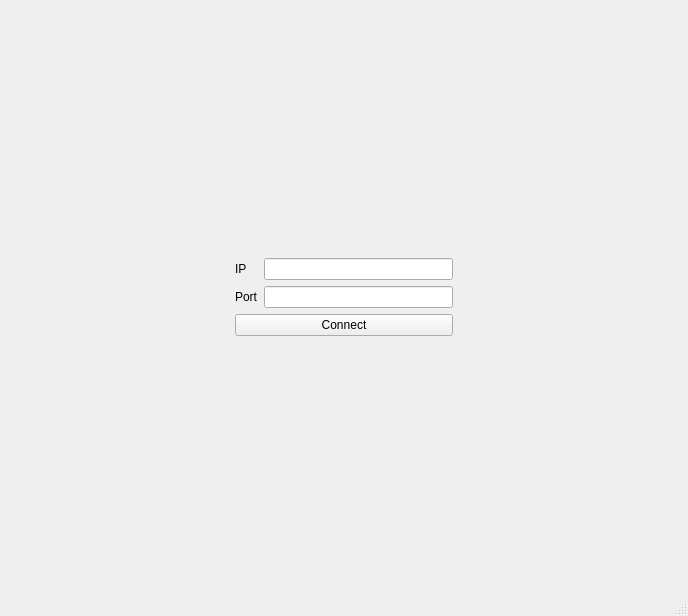
<?xml version="1.0" encoding="UTF-8"?>
<ui version="4.0">
 <class>MainWindow</class>
 <widget class="QMainWindow" name="MainWindow">
  <property name="geometry">
   <rect>
    <x>0</x>
    <y>0</y>
    <width>688</width>
    <height>616</height>
   </rect>
  </property>
  <property name="minimumSize">
   <size>
    <width>0</width>
    <height>0</height>
   </size>
  </property>
  <property name="windowTitle">
   <string>MainWindow</string>
  </property>
  <widget class="QWidget" name="centralwidget">
   <layout class="QVBoxLayout" name="verticalLayout">
    <item>
     <widget class="QStackedWidget" name="stackedWidget">
      <property name="minimumSize">
       <size>
        <width>300</width>
        <height>250</height>
       </size>
      </property>
      <property name="currentIndex">
       <number>0</number>
      </property>
      <widget class="QWidget" name="p_connecting">
       <layout class="QVBoxLayout" name="verticalLayout_11">
        <item>
         <spacer name="verticalSpacer_2">
          <property name="orientation">
           <enum>Qt::Orientation::Vertical</enum>
          </property>
          <property name="sizeHint" stdset="0">
           <size>
            <width>20</width>
            <height>212</height>
           </size>
          </property>
         </spacer>
        </item>
        <item>
         <layout class="QHBoxLayout" name="horizontalLayout_2">
          <item>
           <spacer name="horizontalSpacer_2">
            <property name="orientation">
             <enum>Qt::Orientation::Horizontal</enum>
            </property>
            <property name="sizeHint" stdset="0">
             <size>
              <width>40</width>
              <height>20</height>
             </size>
            </property>
           </spacer>
          </item>
          <item>
           <layout class="QVBoxLayout" name="verticalLayout_4">
            <item>
             <layout class="QHBoxLayout" name="horizontalLayout">
              <item>
               <layout class="QVBoxLayout" name="verticalLayout_3">
                <item>
                 <widget class="QLabel" name="l_ip">
                  <property name="text">
                   <string>IP</string>
                  </property>
                 </widget>
                </item>
                <item>
                 <widget class="QLabel" name="l_port">
                  <property name="text">
                   <string>Port</string>
                  </property>
                 </widget>
                </item>
               </layout>
              </item>
              <item>
               <layout class="QVBoxLayout" name="verticalLayout_2">
                <item>
                 <widget class="QLineEdit" name="le_ip"/>
                </item>
                <item>
                 <widget class="QLineEdit" name="le_port"/>
                </item>
               </layout>
              </item>
             </layout>
            </item>
            <item>
             <widget class="QPushButton" name="b_connect">
              <property name="text">
               <string>Connect</string>
              </property>
             </widget>
            </item>
           </layout>
          </item>
          <item>
           <spacer name="horizontalSpacer">
            <property name="orientation">
             <enum>Qt::Orientation::Horizontal</enum>
            </property>
            <property name="sizeHint" stdset="0">
             <size>
              <width>40</width>
              <height>20</height>
             </size>
            </property>
           </spacer>
          </item>
         </layout>
        </item>
        <item>
         <spacer name="verticalSpacer">
          <property name="orientation">
           <enum>Qt::Orientation::Vertical</enum>
          </property>
          <property name="sizeHint" stdset="0">
           <size>
            <width>20</width>
            <height>212</height>
           </size>
          </property>
         </spacer>
        </item>
       </layout>
      </widget>
      <widget class="QWidget" name="p_transferring">
       <layout class="QVBoxLayout" name="verticalLayout_10">
        <item>
         <spacer name="verticalSpacer_6">
          <property name="orientation">
           <enum>Qt::Orientation::Vertical</enum>
          </property>
          <property name="sizeHint" stdset="0">
           <size>
            <width>20</width>
            <height>92</height>
           </size>
          </property>
         </spacer>
        </item>
        <item>
         <layout class="QHBoxLayout" name="horizontalLayout_8">
          <item>
           <spacer name="horizontalSpacer_4">
            <property name="orientation">
             <enum>Qt::Orientation::Horizontal</enum>
            </property>
            <property name="sizeHint" stdset="0">
             <size>
              <width>40</width>
              <height>20</height>
             </size>
            </property>
           </spacer>
          </item>
          <item>
           <layout class="QVBoxLayout" name="verticalLayout_9">
            <item>
             <layout class="QHBoxLayout" name="horizontalLayout_7">
              <item>
               <layout class="QVBoxLayout" name="verticalLayout_6">
                <item>
                 <layout class="QHBoxLayout" name="horizontalLayout_4">
                  <item>
                   <widget class="QPushButton" name="b_chooseFile">
                    <property name="text">
                     <string>Choose file</string>
                    </property>
                   </widget>
                  </item>
                  <item>
                   <widget class="QLabel" name="l_fileName">
                    <property name="text">
                     <string>Empty</string>
                    </property>
                   </widget>
                  </item>
                 </layout>
                </item>
                <item>
                 <layout class="QHBoxLayout" name="horizontalLayout_6">
                  <item>
                   <widget class="QPushButton" name="b_sendFile">
                    <property name="text">
                     <string>Send file</string>
                    </property>
                   </widget>
                  </item>
                  <item>
                   <spacer name="horizontalSpacer_5">
                    <property name="orientation">
                     <enum>Qt::Orientation::Horizontal</enum>
                    </property>
                    <property name="sizeHint" stdset="0">
                     <size>
                      <width>40</width>
                      <height>20</height>
                     </size>
                    </property>
                   </spacer>
                  </item>
                 </layout>
                </item>
               </layout>
              </item>
              <item>
               <spacer name="horizontalSpacer_3">
                <property name="orientation">
                 <enum>Qt::Orientation::Horizontal</enum>
                </property>
                <property name="sizeHint" stdset="0">
                 <size>
                  <width>40</width>
                  <height>20</height>
                 </size>
                </property>
               </spacer>
              </item>
              <item>
               <layout class="QHBoxLayout" name="horizontalLayout_5">
                <item>
                 <layout class="QVBoxLayout" name="verticalLayout_7">
                  <item>
                   <widget class="QLabel" name="l_sending">
                    <property name="text">
                     <string>Sending </string>
                    </property>
                   </widget>
                  </item>
                  <item>
                   <widget class="QLabel" name="l_receiving">
                    <property name="text">
                     <string>Receiving</string>
                    </property>
                   </widget>
                  </item>
                 </layout>
                </item>
                <item>
                 <layout class="QVBoxLayout" name="verticalLayout_5">
                  <item>
                   <widget class="QProgressBar" name="pb_sending">
                    <property name="value">
                     <number>0</number>
                    </property>
                   </widget>
                  </item>
                  <item>
                   <widget class="QProgressBar" name="pb_receiving">
                    <property name="autoFillBackground">
                     <bool>false</bool>
                    </property>
                    <property name="value">
                     <number>0</number>
                    </property>
                    <property name="textVisible">
                     <bool>true</bool>
                    </property>
                    <property name="format">
                     <string>%p%</string>
                    </property>
                   </widget>
                  </item>
                 </layout>
                </item>
               </layout>
              </item>
             </layout>
            </item>
            <item>
             <spacer name="verticalSpacer_4">
              <property name="orientation">
               <enum>Qt::Orientation::Vertical</enum>
              </property>
              <property name="sizeHint" stdset="0">
               <size>
                <width>17</width>
                <height>31</height>
               </size>
              </property>
             </spacer>
            </item>
            <item>
             <layout class="QVBoxLayout" name="verticalLayout_8">
              <item>
               <widget class="QLabel" name="l_receivedFiles">
                <property name="text">
                 <string>Received files</string>
                </property>
               </widget>
              </item>
              <item>
               <widget class="QTextEdit" name="te_receivedFiles">
                <property name="readOnly">
                 <bool>true</bool>
                </property>
                <property name="html">
                 <string>&lt;!DOCTYPE HTML PUBLIC &quot;-//W3C//DTD HTML 4.0//EN&quot; &quot;http://www.w3.org/TR/REC-html40/strict.dtd&quot;&gt;
&lt;html&gt;&lt;head&gt;&lt;meta name=&quot;qrichtext&quot; content=&quot;1&quot; /&gt;&lt;meta charset=&quot;utf-8&quot; /&gt;&lt;style type=&quot;text/css&quot;&gt;
p, li { white-space: pre-wrap; }
hr { height: 1px; border-width: 0; }
li.unchecked::marker { content: &quot;\2610&quot;; }
li.checked::marker { content: &quot;\2612&quot;; }
&lt;/style&gt;&lt;/head&gt;&lt;body style=&quot; font-family:'Segoe UI'; font-size:9pt; font-weight:400; font-style:normal;&quot;&gt;
&lt;p style=&quot;-qt-paragraph-type:empty; margin-top:0px; margin-bottom:0px; margin-left:0px; margin-right:0px; -qt-block-indent:0; text-indent:0px;&quot;&gt;&lt;br /&gt;&lt;/p&gt;&lt;/body&gt;&lt;/html&gt;</string>
                </property>
               </widget>
              </item>
             </layout>
            </item>
           </layout>
          </item>
          <item>
           <spacer name="horizontalSpacer_6">
            <property name="orientation">
             <enum>Qt::Orientation::Horizontal</enum>
            </property>
            <property name="sizeHint" stdset="0">
             <size>
              <width>40</width>
              <height>20</height>
             </size>
            </property>
           </spacer>
          </item>
         </layout>
        </item>
        <item>
         <spacer name="verticalSpacer_7">
          <property name="orientation">
           <enum>Qt::Orientation::Vertical</enum>
          </property>
          <property name="sizeHint" stdset="0">
           <size>
            <width>20</width>
            <height>92</height>
           </size>
          </property>
         </spacer>
        </item>
       </layout>
      </widget>
     </widget>
    </item>
   </layout>
  </widget>
  <widget class="QStatusBar" name="statusbar"/>
 </widget>
 <resources/>
 <connections/>
</ui>
